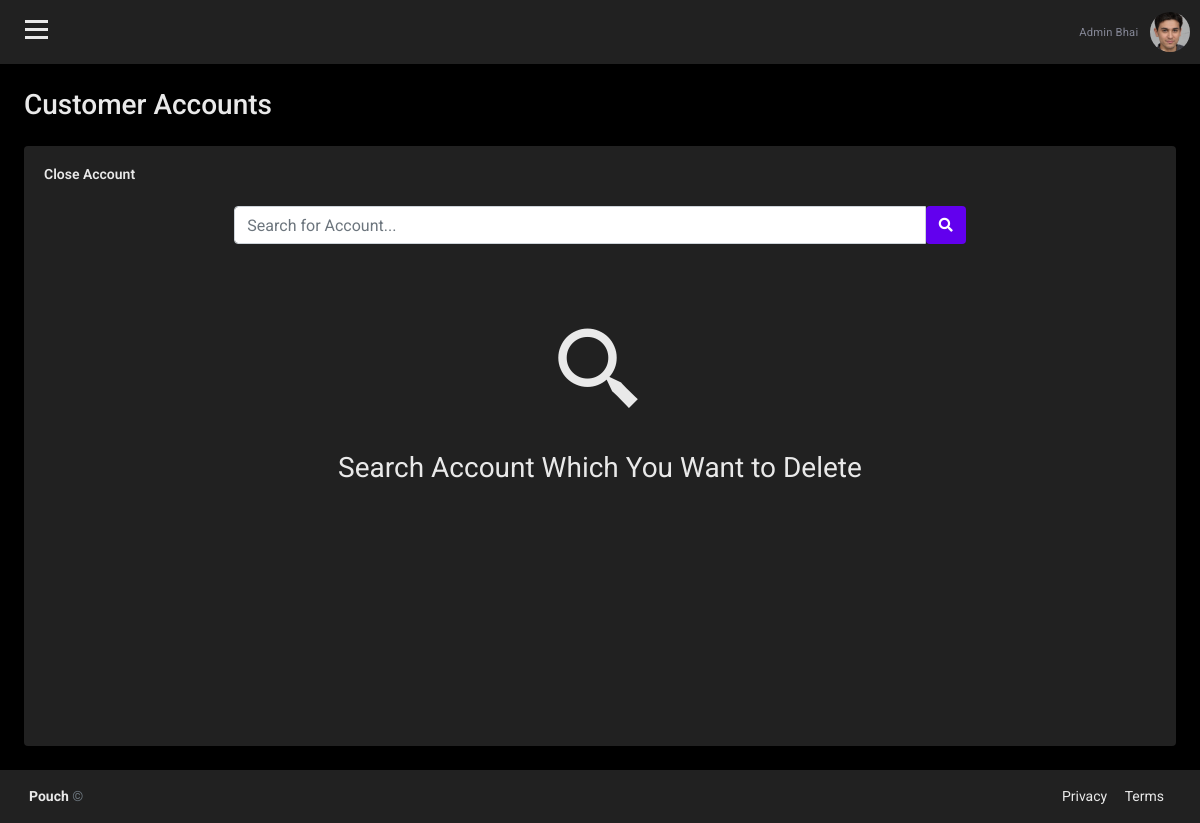
The app's page /admin/accounts/CloseAccount.php (signed in) with its own data.
### tables this page shows
CREATE TABLE `customer_detail` (
  `C_No` int(11) NOT NULL,
  `Account_No` varchar(12) NOT NULL,
  `C_First_Name` text NOT NULL,
  `C_Last_Name` text NOT NULL,
  `Gender` text NOT NULL,
  `C_Father_Name` text NOT NULL,
  `C_Mother_Name` text NOT NULL,
  `C_Birth_Date` date NOT NULL,
  `C_Adhar_No` varchar(12) NOT NULL,
  `C_Pan_No` varchar(10) NOT NULL,
  `C_Mobile_No` varchar(10) NOT NULL,
  `C_Email` varchar(200) NOT NULL,
  `C_Pincode` varchar(6) NOT NULL,
  `C_Adhar_Doc` varchar(500) NOT NULL,
  `C_Pan_Doc` varchar(500) NOT NULL,
  `Create_Date` date NOT NULL DEFAULT current_timestamp(),
  `ProfileColor` varchar(100) NOT NULL,
  `ProfileImage` varchar(400) NOT NULL,
  `Bio` varchar(100) NOT NULL
);

### admin/adminData.php (called while the page is built, shortened)
<?php
    $AccountNo = $_SESSION['accountNo'];
    $query = "SELECT * FROM customer_detail WHERE Account_No = '$AccountNo'";
    $result = mysqli_query($conn, $query) or die(mysqli_error($conn));
    if (mysqli_num_rows($result) > 0) {
        while ($row = mysqli_fetch_assoc($result)) {
            $Fname = $row['C_First_Name'];
            $Lname = $row['C_Last_Name'];
            $Profile = $row['ProfileImage'];
        }
        $Admin = $Fname." ".$Lname;
        $AdminProfileInner = "../../user/".$Profile;
    }
?>

### admin/accounts/CloseAccount.php (the view, shortened to what this page needs)
<?php
include "../connection.php";
include "../adminData.php";
?>
<!doctype html>
<html lang="en">
<head>
    <link rel="stylesheet" href="https://stackpath.bootstrapcdn.com/bootstrap/4.1.3/css/bootstrap.min.css">
    <link href='https://unpkg.com/boxicons@2.0.7/css/boxicons.min.css' rel='stylesheet'>
    <link rel="stylesheet" href="https://use.fontawesome.com/releases/v5.7.2/css/all.css">
    <link rel="stylesheet" href="../css/accounts/OpenAccount.css">
</head>
<body class="dark_bg">
    <div id="wrapper">
        <div id="page-content-wrapper">
            <div id="content">
                <div class="container-fluid p-0 px-lg-0 px-md-0">
                    <nav class="navbar navbar-expand navbar-light gray_bg my-navbar">
                        <div type="button" id="bar" class="nav-icon1 hamburger animated fadeInLeft is-closed" data-toggle="offcanvas">
                            <span class="light_bg"></span>
                            <span class="light_bg"></span>
                            <span class="light_bg"></span>
                        </div>
                        <ul class="navbar-nav ml-auto">
                            <li class="nav-item ">
                                <a class="nav-link " href="#" role="button">
                                    <span class="mr-2 d-none d-lg-inline text-gray-600 small"><?php echo $Admin ?></span>
                                    <img id="AdminDropdown" class="img-profile rounded-circle" src="<?php echo $AdminProfileInner; ?>">
                                </a>
                            </li>
                        </ul>
                    </nav>
                    <div class="container-fluid px-lg-4 dark_bg light">
                        <div class="row">
                            <div class="col-md-12 mt-lg-4 mt-4">
                                <div class="d-sm-flex align-items-center justify-content-between mb-4">
                                    <h1 class="h3 mb-0 light">Customer Accounts</h1>
                                </div>
                            </div>
                        </div>
                        <div class="row">
                            <div class="col-md-12">
                                <div class="card gray_bg">
                                    <div class="card-body" style="height:75vh">
                                        <h5 class="card-title light mb-4 ">Close Account</h5>
                                        <div class="row">
                                            <div class="col-sm-2"></div>
                                            <div class="col-sm-8">
                                                <form action="CloseAccount.php" method="POST">
                                                    <div class="input-group mb-3">
                                                        <input id="SearchTerm" name="SearchTerm" type="text" class="form-control" placeholder="Search for Account..." aria-label="Recipient's username" aria-describedby="button-addon2">
                                                        <button class="btn btn-custo" name="SearchBtn" id="SearchBtn" type="button" id="button-addon2"> <i class="fas fa-search fa-sm"></i></button>
                                                    </div>
                                                </form>
                                            </div>
                                            <div class="col-sm-2"></div>
                                        </div>
                                        <div style="margin-top: 40px;" class="row">
                                            <div class="col-sm-12">
                                                <div id="SearchImg" class="text-center">
                                                    <i id="IconImg" class='bx bx-search-alt-2' style="font-size: 100px; margin-top: 20px;"></i>
                                                    <h1 id="heading" class="light" style="margin-top: 30px;">Search Account Which You Want to Delete</h1>
                                                </div>
                                            </div>
                                        </div>
                                    </div>
                                </div>
                            </div>
                        </div>
                    </div>
                </div>
                <footer class="footer gray_bg">
                    <div class="container-fluid">
                        <div class="row text-muted">
                            <div class="col-6 text-left">
                                <p class="mb-0">
                                    <a href="../../index.php" class="text-muted light"><strong>Pouch
                                        </strong></a> &copy
                                </p>
                            </div>
                            <div class="col-6 text-right">
                                <ul class="list-inline">
                                    <li class="footer-item">
                                        <a class="text-muted light" href="../../privacypolicy.html">Privacy</a>
                                    </li>
                                    <li class="footer-item">
                                        <a class="text-muted light" href="../../terms.html">Terms</a>
                                    </li>
                                </ul>
                            </div>
                        </div>
                    </div>
                </footer>
            </div>
        </div>
    </div>
</body>
</html>

### admin/css/accounts/OpenAccount.css (style rules this page uses)
:root { --light: #e9e9e9; --dark: #000000; --gray: #212121; --lightGray: #424242; --lightblue: #5300e8; }
.light { color: var(--light) !important; }
.light_bg { background-color: var(--light) !important; }
.dark_bg { background-color: var(--dark) !important; }
.gray_bg { background-color: var(--gray) !important; }
body { position: relative; overflow-x: hidden; background: #f7f7fc; font-family: 'Roboto', sans-serif; }
body, html { height: 100%; }
.navbar-nav>li>a, .submenu-box ul li a { color: white !important; text-transform: capitalize; font-size: 14px; padding: 10px 10px 10px 20px !important; display: block; font-weight: 400; position: relative; z-index: 2; font-family: 'Roboto', sans-serif; letter-spacing: .2px; }
.navbar-nav li { display: block !important; margin: 2px 0px; }
.nav-item .nav-link { display: block; color: white !important; text-transform: capitalize; text-decoration: none; padding: 6px 10px; transition: 0.4s ease; }
#page-content-wrapper { width: 100%; transition: all 0.5s ease; }
.nav-icon1 { z-index: 999; position: relative; display: block; width: 23px; margin: 0px 30px 0px 25px; cursor: pointer; height: 25px; }
.nav-icon1 span { position: absolute; top: 0; width: 100%; height: 3px; cursor: pointer; background-color: #5d5d5d; left: 0; transform: rotate(0deg); transition: .30s ease-in-out; }
.nav-icon1 span:nth-of-type(1) { top: 0; }
.nav-icon1 span:nth-of-type(2) { top: 8px; }
.nav-icon1 span:nth-of-type(3) { top: 16px; }
.my-navbar { padding: 0px; background-color: white; box-shadow: 0 1px 1px 0 rgba(0, 0, 0, .16); }
.text-gray-600 { color: #858796 !important; }
.nav-link .img-profile { height: 40px; width: 40px; }
.card { margin-bottom: 24px; border: none; box-shadow: 0 0 0.875rem 0 rgba(33, 37, 41, .05); }
.card-body { flex: 1 1 auto; min-height: 1px; padding: 1.25rem; cursor: pointer; }
.card-title { font-size: .875rem; color: #495057; }
.card-body h1 { font-size: 1.75rem; font-weight: 400; line-height: 1.2; color: #000; }
.btn-custo { background-color: rgba(98,0,238,1); color: white; }
.card .card-title { position: relative; font-weight: 600; margin-bottom: 10px; }
footer.footer { padding: 1rem .875rem; direction: ltr; background: #fff; }
footer.footer ul { margin: 0px; list-style: none; }
.footer ul li { display: inline-block; margin: 0px 7px; }
.text-muted { font-size: 14px; }

### records on screen
customer_detail: Admin "Admin Bhai", ProfileImage (picture)
